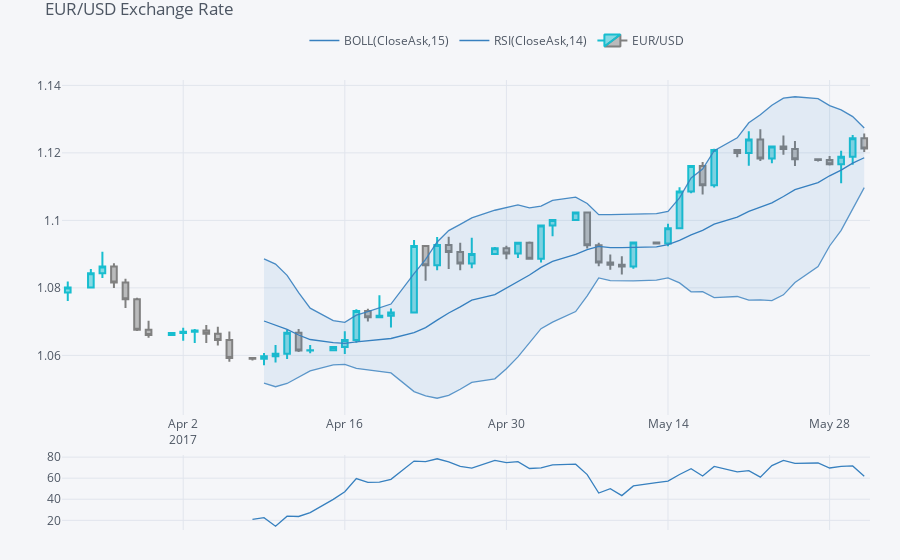

The cell this chart's notebook holds for it:
### Code cell
qf.add_rsi(periods = 14, showbands = False)
plyo.iplot(qf.iplot(asFigure = True), filename = 'qf_03')
